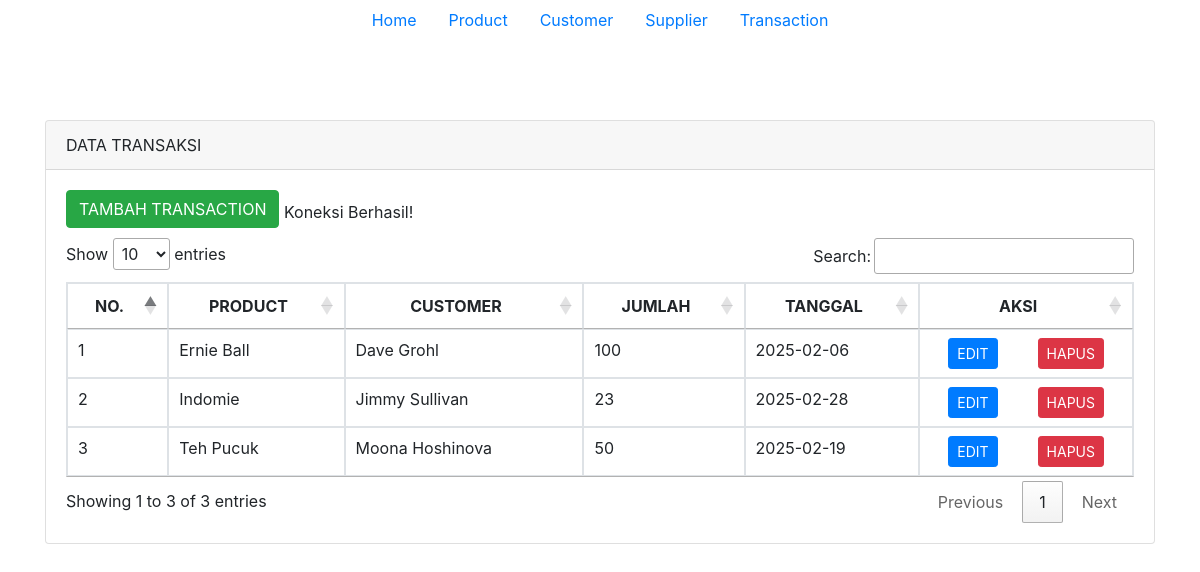
/transaction.php, run on the app's committed database.
### tables this page shows
CREATE TABLE `transaction` (
  `id` int NOT NULL AUTO_INCREMENT,
  `product` varchar(255) DEFAULT NULL,
  `customer` varchar(255) DEFAULT NULL,
  `amount` int DEFAULT NULL,
  `date` date DEFAULT NULL,
  PRIMARY KEY (`id`)
);

### transaction.php (the view, shortened to what this page needs)
<!doctype html>
<html lang="en">
  <head>
    <link rel="stylesheet" href="https://stackpath.bootstrapcdn.com/bootstrap/4.4.1/css/bootstrap.min.css">
    <link rel="stylesheet" href="//cdn.datatables.net/1.10.20/css/jquery.dataTables.min.css">
  </head>
  <body>
  <ul class="nav justify-content-center">
  <li class="nav-item">
    <a class="nav-link active" href="index.php">Home</a>
  </li>
  <li class="nav-item">
    <a class="nav-link" href="product.php">Product</a>
  </li>
  <li class="nav-item">
    <a class="nav-link" href="customer.php">Customer</a>
  </li>
  <li class="nav-item">
    <a class="nav-link " href="supplier.php">Supplier</a>
  </li>
  <li class="nav-item">
    <a class="nav-link " href="transaction.php">Transaction</a>
  </li>
</ul>
    <div class="container" style="margin-top: 80px">
      <div class="row">
        <div class="col-md-12">
          <div class="card">
            <div class="card-header">
              DATA TRANSAKSI
            </div>
            <div class="card-body">
              <a href="add-transaction.php" class="btn btn-md btn-success" style="margin-bottom: 10px">TAMBAH TRANSACTION</a>
              <table class="table table-bordered" id="myTable">
                <thead>
                  <tr>
                    <th class="text-center align-middle" scope="col">NO.</th>
                    <th class="text-center align-middle" scope="col">PRODUCT</th>
                    <th class="text-center align-middle" scope="col">CUSTOMER</th>
                    <th class="text-center align-middle" scope="col">JUMLAH</th>
                    <th class="text-center align-middle" scope="col">TANGGAL</th>
                    <th class="text-center align-middle" scope="col">AKSI</th>
                  </tr>
                </thead>
                <tbody>
                  <?php
                      include('koneksi.php');
                      $no = 1;
                      $query = mysqli_query($connection,"SELECT * FROM transaction");
                      while($row = mysqli_fetch_array($query)){
                  ?>
                  <tr>
                      <td><?php echo $no++ ?></td>
                      <td><?php echo $row['product'] ?></td>
                      <td><?php echo $row['customer'] ?></td>
                      <td><?php echo $row['amount'] ?></td>
                      <td><?php echo $row['date'] ?></td>
                      <td class="d-flex justify-content-around">
                        <a href="edit-transaction.php?id=<?php echo $row['id'] ?>" class="btn btn-sm btn-primary mr-1">EDIT</a>
                        <a href="remove-transaction.php?id=<?php echo $row['id'] ?>" class="btn btn-sm btn-danger">HAPUS</a>
                      </td>
                  </tr>
                <?php } ?>
                </tbody>
              </table>
            </div>
          </div>
      </div>
    </div>
  </body>
</html>

### data on the page
transaction: product "Ernie Ball", customer "Dave Grohl", amount "100", date "2025-02-06"
transaction: product "Indomie", customer "Jimmy Sullivan", amount "23", date "2025-02-28"
transaction: product "Teh Pucuk", customer "Moona Hoshinova", amount "50", date "2025-02-19"
